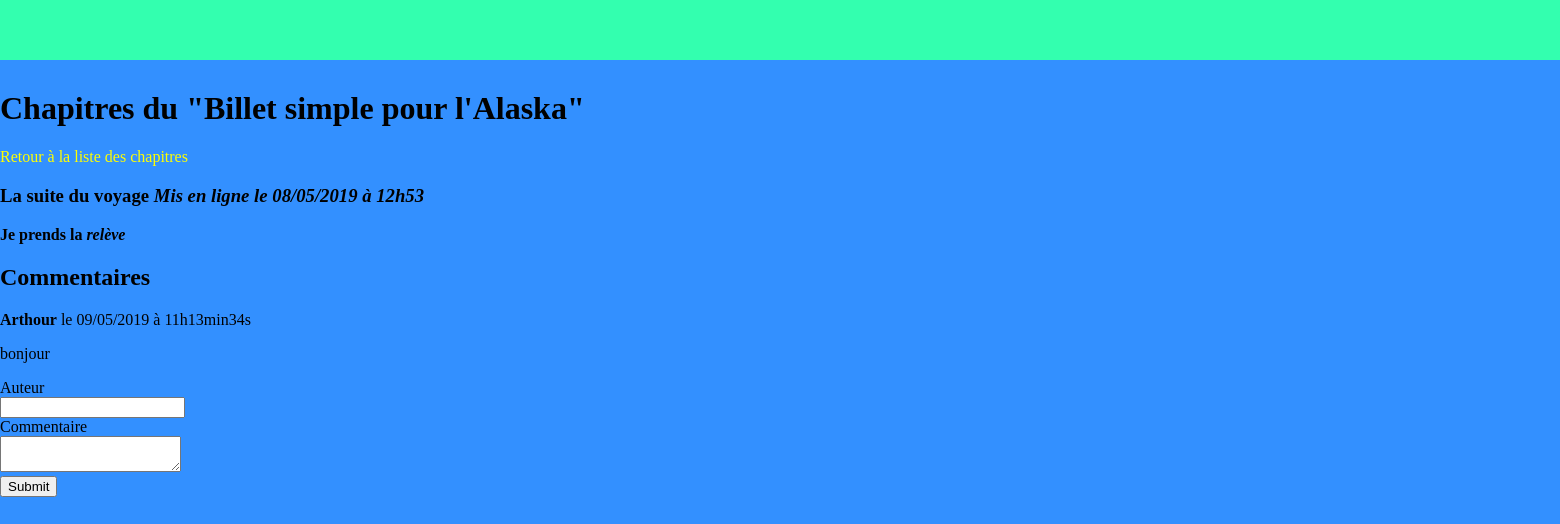
The app's page /index.php?action=post&id=3, older data.
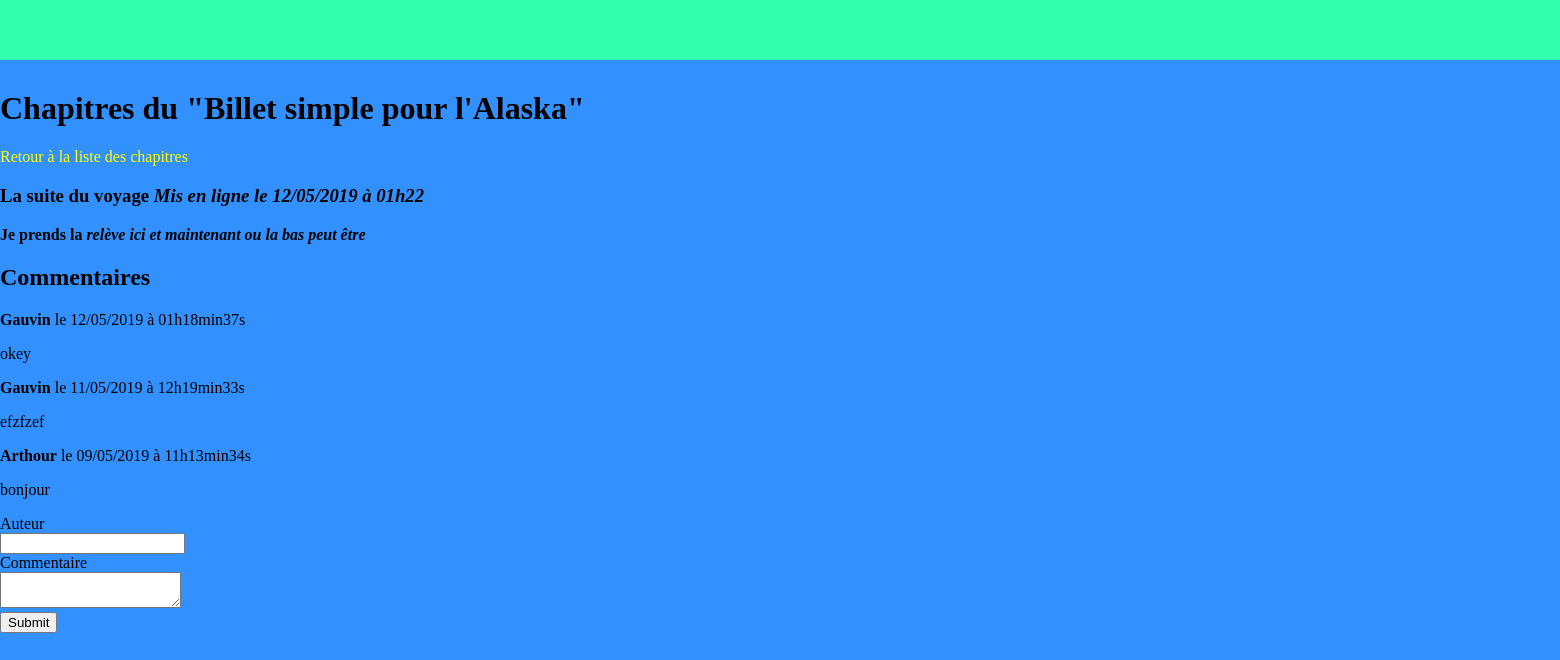
The same page, newer data.
### tables this page shows
CREATE TABLE IF NOT EXISTS `post` (
  `id` int(11) NOT NULL AUTO_INCREMENT,
  `FK_admin` int(11) NOT NULL,
  `title` varchar(255) NOT NULL,
  `content` text NOT NULL,
  `state` tinyint(1) NOT NULL DEFAULT '1',
  `date_hours` datetime NOT NULL,
  PRIMARY KEY (`id`),
  KEY `FK_admin` (`id`)
);

CREATE TABLE IF NOT EXISTS `comments` (
  `id` int(11) NOT NULL AUTO_INCREMENT,
  `author` varchar(255) NOT NULL,
  `comment` text NOT NULL,
  `report` tinyint(1) NOT NULL DEFAULT '0',
  `date_comment` datetime NOT NULL,
  `FK_post` int(11) NOT NULL,
  PRIMARY KEY (`id`)
);

### controller/Comment_frontend.php (called while the page is built, shortened)
<?php
require_once('model/CommentConnexion.php');
class CommentController
	{
	public function listComment()
	{
		$postManager = new \OpenClassrooms\projetopenclassroom\model\ChapterConnexion();
		$commentManager = new \OpenClassrooms\projetopenclassroom\model\CommentConnexion();
		$post = $postManager->getPost($_GET['id']);
		$comments = $commentManager->getComments($_GET['id']);
		require('view/Chapter.php');
	}
}

### model/ChapterConnexion.php (called while the page is built, shortened)
<?php
class ChapterConnexion extends Connexion
{
	public function getPost($postId)
	{
		$db = $this->dbConnect();
		$req = $db->prepare('SELECT id, title, content, DATE_FORMAT(date_hours, \'%d/%m/%Y à %Hh%i\') AS date_fr FROM post WHERE id = ?');
		$req->execute(array($postId));
		$post = $req->fetch();
		return $post;
	}
}

### model/CommentConnexion.php (called while the page is built, shortened)
<?php
class CommentConnexion extends Connexion
{
	public function getComments($postId)
	{
		$db = $this->dbConnect();
		$comments = $db->prepare('SELECT id, author, comment, DATE_FORMAT(date_comment, \'%d/%m/%Y à %Hh%imin%ss\') AS date_comment_fr FROM comments where FK_post = ? ORDER BY date_comment DESC');
		$comments->execute(array($postId));
		return $comments;
	}
}

### view/Chapter.php (the view, shortened to what this page needs)
<?php require('header.php'); ?>
<h1> Chapitres du "Billet simple pour l'Alaska" </h1>
<p class="prev_page"><a href="index.php"> Retour à la liste des chapitres</a></p>
<div class="chapter">
	<h3>
		<?= htmlspecialchars($post['title']) ?>
		<em> Mis en ligne le <?= $post['date_fr'] ?></em>
	</h3>
	<p>
		<?= nl2br($post['content']) ?>
	</p>
</div>
<div class ="commentaires">
<h2>Commentaires</h2>
<?php
while ($comment = $comments->fetch())
{
?>
	<p><strong><?= htmlspecialchars($comment['author']) ?></strong> le <?= $comment['date_comment_fr'] ?>
	<p><?= nl2br(htmlspecialchars($comment['comment'])) ?></p>
<?php
}
?>
<form action="index.php?action=addComment&amp;id=<?= $post['id'] ?>" method="post">
	<div>
		<label for="author"> Auteur</label><br />
		<input type="text" id="author" name="author" />
	</div>
	<div>
		<label for="comment">Commentaire</label><br />
		<textarea id="comment" name="comment"></textarea>
	</div>
	<div>
		<input type="submit" />
	</div>
</form>
</div>
<?php $content = ob_get_clean(); ?>
<?php require('template.php'); ?>

### index.php (shortened to what this page needs)
<?php
require('controller/Comment_frontend.php');
$chap = new \OpenClassrooms\projetopenclassroom\controller\ChapterController();
$comment = new \OpenClassrooms\projetopenclassroom\controller\CommentController();
try{
	if (isset($_GET['action'])) {
		if ($_GET['action'] == 'listChapter'){
			$chap->listChapter();
		}
		elseif ($_GET['action'] == 'post'){
			if (isset($_GET['id']) && $_GET['id'] > 0 ) {
				$comment->listComment();
			}
			else{
				throw new Exception('Erreur: aucun identifiant de chapitre envoyé');
			}
		}
	}
	else{
		$chap->listChapter();
	}
}
catch(Exception $e) {
    echo 'Erreur : Désolé pour la gêne occasionné';
}

### view/header.php (shortened to what this page needs)
<nav id="menu">
</nav>

### view/template.php (shortened to what this page needs)
<!DOCTYPE html>
<html>
    <head>
        <link href="public/css/style.css" rel="stylesheet" />
    </head>
    <body>
    	<?= $content ?>
    </body>
</html>

### public/css/style.css (style rules this page uses)
body { background-color: #3390FF; padding: 0; margin: 0; text-decoration: none; }
a { text-decoration: none; color: yellow; }
#menu { margin-bottom: 30px; width:1920px; background-color: #33FFAF; height:60px; }

Row changes from the older to the newer data that the page shows:
changed post "La suite du voyage": content "Je prends la relève" → "Je prends la relève ici et maintenant ou la bas peut être"
added comments: author "Gauvin", date_comment_fr "12/05/2019 à 01h18min37s", comment "okey"
added comments: author "Gauvin", date_comment_fr "11/05/2019 à 12h19min33s", comment "efzfzef"
Text that changed along with them:
$post['date_fr']: "08/05/2019 à 12h53" → "12/05/2019 à 01h22"
